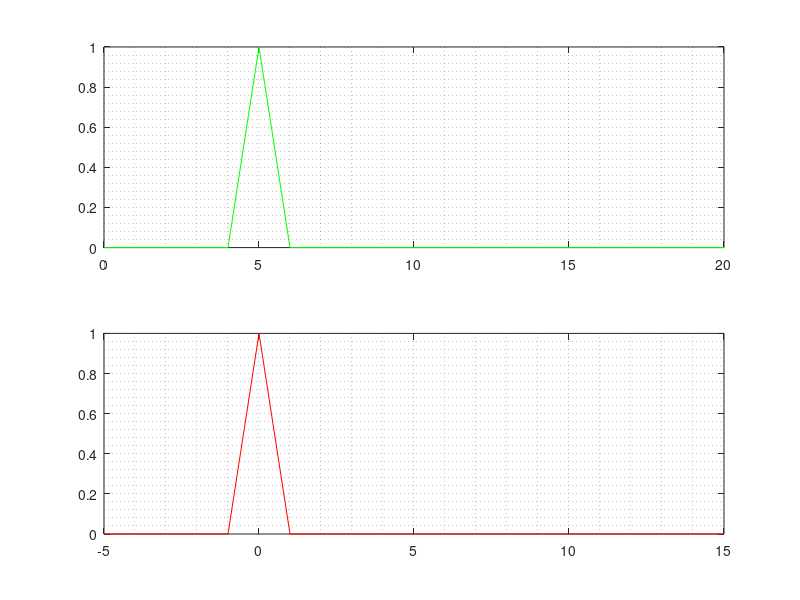
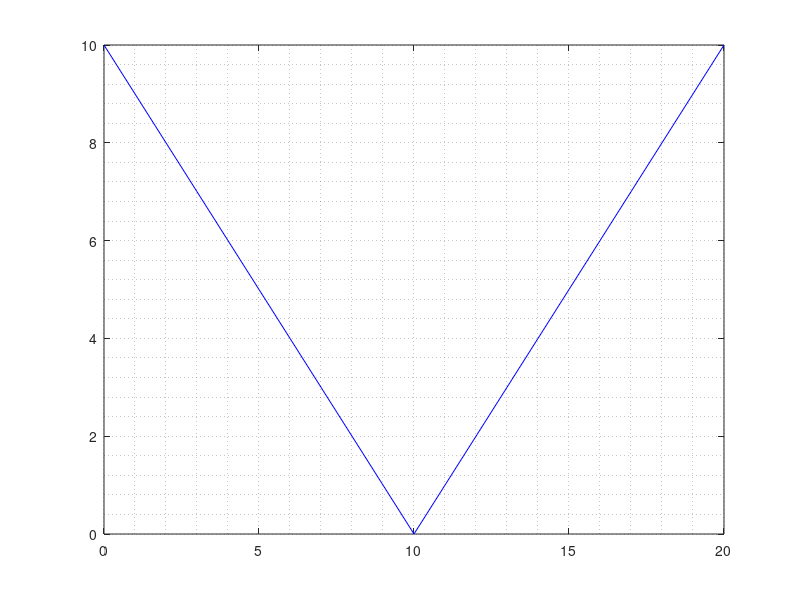
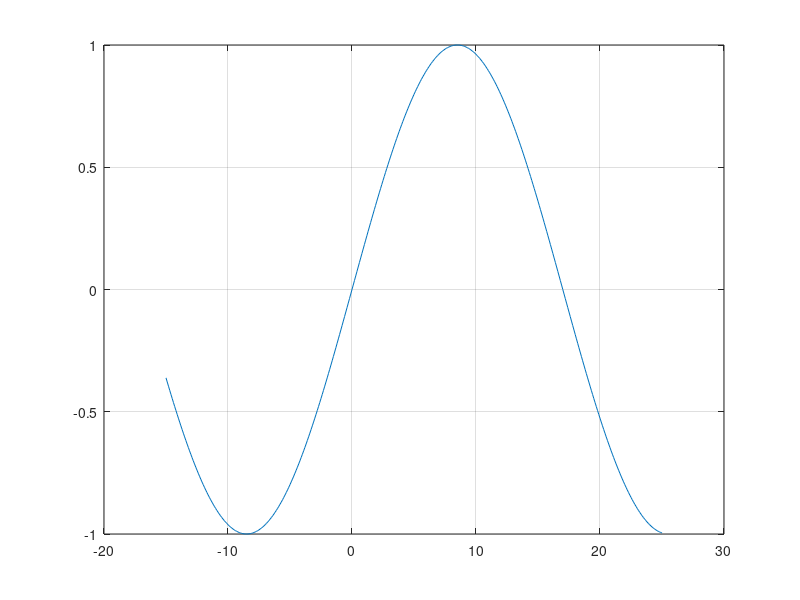
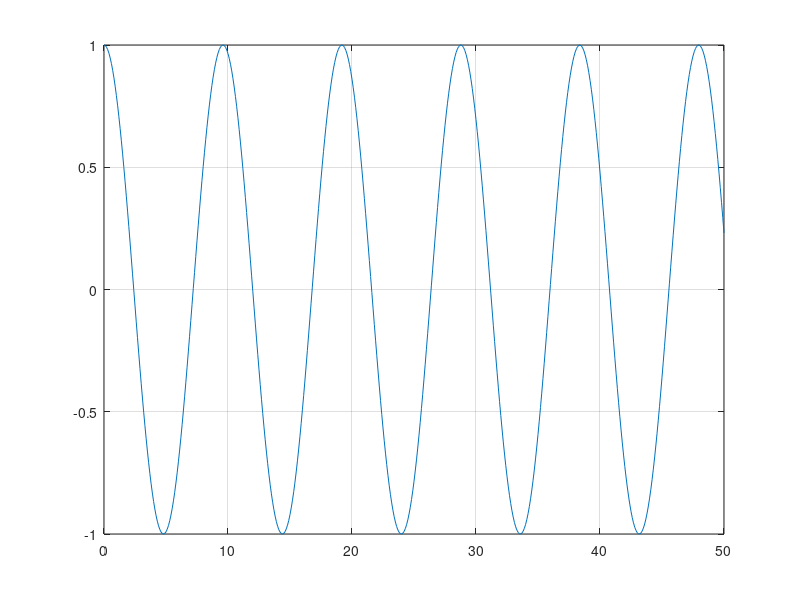

Write the MATLAB code that produced these figures, in order.
z=zeros(1, 21);%creez un vector avand toate elementele 0   
z(6)=1;%inlocuiesc a 6 a valoare cu 1
n=0:20;%definesc intervalul pt n
m=-5:15;%definesc intervalul pt m
%Cerinta A
subplot(2,1,1),plot(n,z,'g'); grid minor %reprezint grafic z in fct de n
subplot(2,1,2),plot(m,z,'r'); grid minor%reprezint grafic z in fct de m
t=abs(10-n);%folosind comanda abs aflu modulele numerelor 10-n
%Cerinta B
figure(2)
plot(n,t,'b'); grid minor%reprezint grafic t in fct de n
hold on
%Cerinta C
o=-15:0.1:25;
x1=sin((pi/17)*o);%definesc functia sin
figure(3)
plot(o,x1); grid 
p=0:0.1:50;
x2=cos((pi/sqrt(23))*p);%definesc functia cos
figure(4)
plot(p,x2); grid




